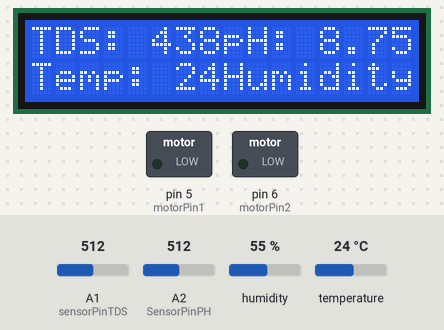
The sketch below on a simulated Arduino Uno, built with avr-gcc and run on an emulated ATmega328P. Parts: 16×2 character LCD, switched loads named in the sketch (green lamp = pin HIGH). The inputs (shaded band) are chosen by the test bench; at power-on: temperature 24 °C, A1 (sensorPinTDS) = 512, A2 (SensorPinPH) = 512, humidity 55 %. What the sketch prints to the serial monitor is not drawn.

Above: at 1.2 s.
1.3 s: temperature set to 12 °C
At 3.2 s:
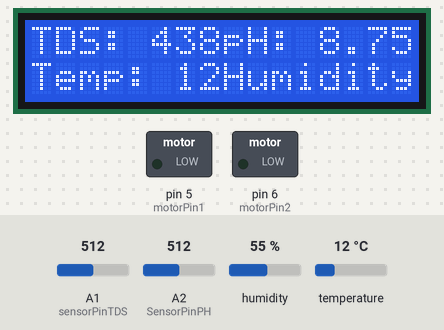
4.1 s: A1 (sensorPinTDS) set to 716
At 6.1 s:
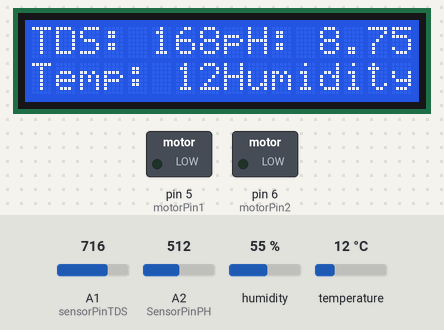
6.4 s: A2 (SensorPinPH) set to 716
At 8.2 s:
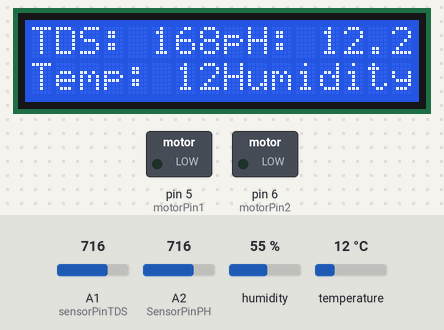
8.8 s: temperature set to 19 °C
At 10.5 s:
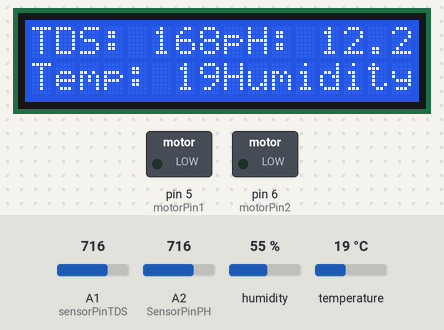
11.2 s: A1 (sensorPinTDS) set to 992
At 12.7 s:
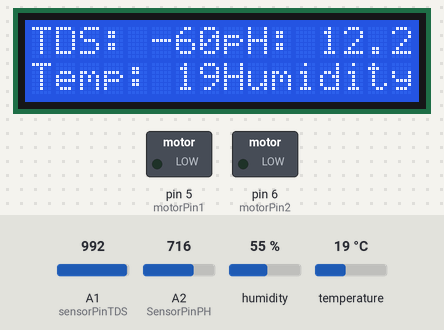
13.6 s: A2 (SensorPinPH) set to 992
At 15.1 s:
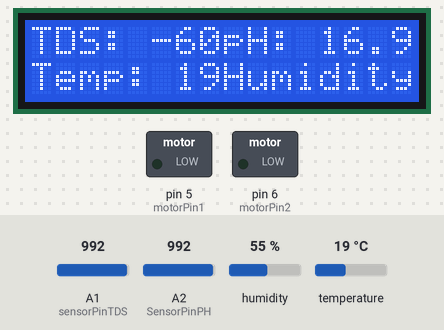
Timing chart, 0 to 16.6 s (numbered marks = the images above; inputs shaded):
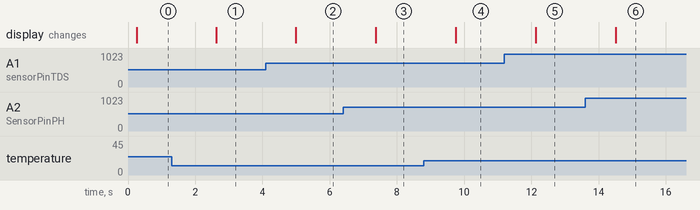

Measured:
- after the input at 1.3 s, the display: changes after 1.3 s (image 1)
- after the input at 4.1 s, the display: changes after 0.89 s (image 2)
- after the input at 6.4 s, the display: changes after 0.97 s (image 3)
- after the input at 8.8 s, the display: changes after 0.94 s (image 4)
- after the input at 11.2 s, the display: changes after 0.92 s (image 5)
- after the input at 13.6 s, the display: changes after 0.91 s (image 6)

The sketch:

relay_data_+_sensor_data_to_firebase___arduino_code__.ino
```cpp
#include <Wire.h>
#include <LiquidCrystal_I2C.h>
#include <DHT.h>
#include <ArduinoJson.h>

#define SERIAL Serial
#define sensorPinTDS A1
#define SensorPinPH A2
#define DHTPIN 7
#define DHTTYPE DHT11

DHT dht(DHTPIN, DHTTYPE);

LiquidCrystal_I2C lcd(0x27, 16, 2); // set the LCD address to 0x27 for a 16 chars and 2 line display

const int motorPin1 = 5; // Pin connected to the relay module controlling motor 1
const int motorPin2 = 6; // Pin connected to the relay module controlling motor 2
const int motorPin3 = 7; // Pin connected to the relay module controlling motor 3

unsigned long lastMotor2RunTime = 0;

StaticJsonDocument<200> jsonDocument;

void setup() {
  SERIAL.begin(9600);
  lcd.init();
  lcd.backlight();
  pinMode(motorPin1, OUTPUT); // Initialize motorPin1 as output
  pinMode(motorPin2, OUTPUT); // Initialize motorPin2 as output
  pinMode(motorPin3, OUTPUT); // Initialize motorPin3 as output

  dht.begin();
}

void loop() {
  // Read DHT11 sensor
  float humidity = dht.readHumidity();
  float temperature = dht.readTemperature();

  // Read TDS value
  int sensorValueTDS = analogRead(sensorPinTDS);
  float VoltageTDS = sensorValueTDS * 5.0 / 1024.0;
  float tdsValue = (133.42 / VoltageTDS * VoltageTDS * VoltageTDS - 255.86 * VoltageTDS * VoltageTDS + 857.39 * VoltageTDS) * 0.5;

  // Read pH value
  int buf[10], temp;
  unsigned long int avgValue = 0;
  for (int i = 0; i < 10; i++) {
    buf[i] = analogRead(SensorPinPH);
    delay(10);
  }
  for (int i = 0; i < 9; i++) {
    for (int j = i + 1; j < 10; j++) {
      if (buf[i] > buf[j]) {
        temp = buf[i];
        buf[i] = buf[j];
        buf[j] = temp;
      }
    }
  }
  for (int i = 2; i < 8; i++) {
    avgValue += buf[i];
  }
  float phValue = (float)avgValue * 5.0 / 1024.0 / 6.0;
  phValue = 3.5 * phValue;

  // Package sensor data into JSON
  jsonDocument.clear();
  jsonDocument["TDS"] = tdsValue;
  jsonDocument["pH"] = phValue;
  jsonDocument["Temperature"] = temperature;
  jsonDocument["Humidity"] = humidity;

  // Control relay 1 based on pH value
  if (phValue < 6.5) {
    jsonDocument["relay1"] = 1; // Turn on relay 1
  } else if (phValue >= 7.5) {
    jsonDocument["relay1"] = 0; // Turn off relay 1
  }

  // Control relay 2 to run every 1 hour for 5 seconds
  if (millis() - lastMotor2RunTime >= 3600000) {
    jsonDocument["relay2"] = 1; // Turn on relay 2
    delay(5000); // Run relay 2 for 5 seconds
    jsonDocument["relay2"] = 0; // Turn off relay 2
    lastMotor2RunTime = millis(); // Update last run time
  }

  // Control relay 3 based on temperature
  if (temperature > 35) {
    jsonDocument["relay3"] = 1; // Turn on relay 3
  } else {
    jsonDocument["relay3"] = 0; // Turn off relay 3
  }

  // Serialize JSON to a string
  String jsonString;
  serializeJson(jsonDocument, jsonString);

  // Send JSON string to NodeMCU
  SERIAL.println(jsonString);

  // Display sensor values on LCD
  lcd.clear();
  lcd.setCursor(0, 0);
  lcd.print("TDS: ");
  lcd.print(tdsValue);
  lcd.setCursor(8, 0);
  lcd.print("pH: ");
  lcd.print(phValue, 2);
  lcd.setCursor(0, 1);
  lcd.print("Temp: ");
  lcd.print(temperature);
  lcd.setCursor(8, 1);
  lcd.print("Humidity: ");
  lcd.print(humidity);

  // Delay for 1 second before looping again
  delay(1000);
}
```
